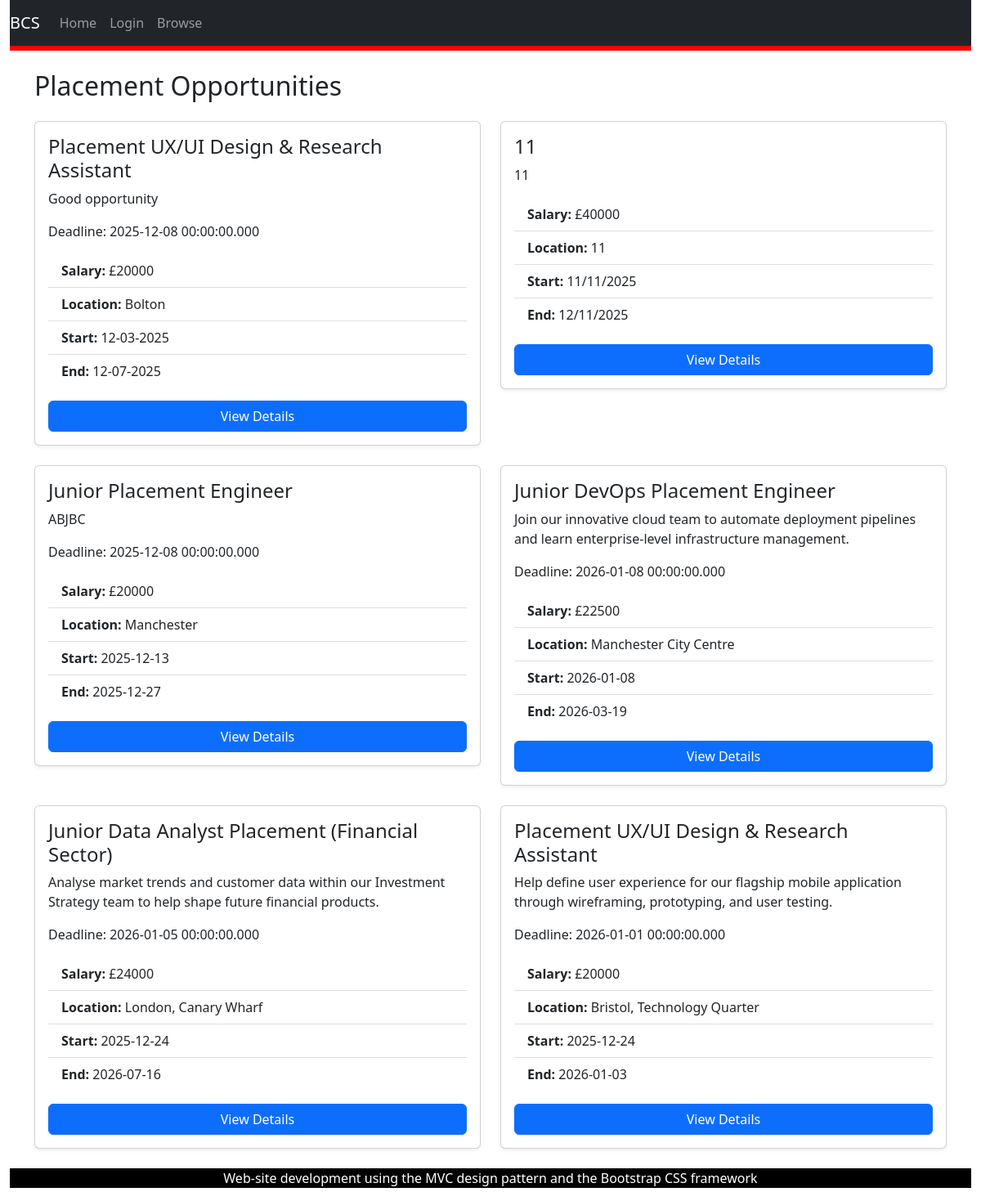
Page /browsing.php on the committed database.
### tables this page shows
CREATE TABLE "placement_opportunity"
(
    placement_ID  INTEGER
        primary key autoincrement,
    employer_ID   INTEGER
        references users,
    title         TEXT not null,
    description   TEXT not null,
    salary        INT,
    location      TEXT not null,
    start_date    DATE not null,
    end_date      DATE not null,
    status        TEXT,
    deadline      DATE,
    date_posted   DATE default NULL,
    about_company TEXT,
    what_we_offer TEXT
);

### browsing.php (called while the page is built, shortened)
<?php
require_once('Models/PlacementsDataSet.php');
$placementsDataSet = new PlacementsDataSet();
$view = new stdClass();
$view->pageTitle = 'Placements';
$placements = $placementsDataSet->fetchAllPosts();
$view->placements = $placements;
require_once("Views/browsing.phtml");

### Models/Database.php (called while the page is built, shortened)
<?php
class Database {
    protected static $_dbInstance = null;
    protected $_dbHandle;
    public static function getInstance() {
        if(self::$_dbInstance === null) {
            self::$_dbInstance = new self();
        }
        return self::$_dbInstance;
    }
    private function __construct() {
        try {
            $this->_dbHandle = new PDO("sqlite:identifier.sqlite");
        }
        catch (PDOException $e) {
            echo $e->getMessage();
        }
    }
    public function getdbConnection() {
        return $this->_dbHandle;
    }
}

### Models/PlacementsDataSet.php (called while the page is built, shortened)
<?php
require_once('Database.php');
require_once('PlacementsData.php');
class PlacementsDataSet {
    protected $_dbHandle, $_dbInstance;
    public function __construct() {
        $this->_dbInstance = Database::getInstance();
        $this->_dbHandle = $this->_dbInstance->getdbConnection();
    }
    public function fetchAllPosts() {
        $sqlQuery = 'SELECT * FROM placement_opportunity;';
        $statement = $this->_dbHandle->prepare($sqlQuery);
        $statement->execute();
        $dataSet = [];
        while ($row = $statement->fetch()) {
            $dataSet[] = new PlacementsData($row);
        }
        return $dataSet;
    }
}

### Models/PlacementsData.php (called while the page is built, shortened)
<?php
class PlacementsData {
    protected $placement_id, $employer_id, $title, $description,$salary, $location, $start_date, $end_date, $status, $deadline, $date_posted, $about_company, $what_we_offer;
    public function __construct($dbRow) {
        $this->placement_id = $dbRow['placement_ID'];
        $this->title = $dbRow['title'];
        $this->description = $dbRow['description'];
        $this->salary = $dbRow['salary'];
        $this->location = $dbRow['location'];
        $this->start_date = $dbRow['start_date'];
        $this->end_date = $dbRow['end_date'];
        $this->deadline = $dbRow['deadline'] ?? null;
    }
    public function getPlacementID() {
        return $this->placement_id;
    }
    public function getTitle() {
        return $this->title;
    }
    public function getDescription() {
        return $this->description;
    }
    public function getSalary() {
        return $this->salary;
    }
    public function getLocation() {
        return $this->location;
    }
    public function getStartDate() {
        return $this->start_date;
    }
    public function getEndDate() {
        return $this->end_date;
    }
    public function getDeadline() {
        return $this->deadline;
    }
}

### Views/browsing.phtml (the view)
<?php require('template/header.phtml'); ?>
    <div class="container mt-4">
        <h2 class="mb-4">Placement Opportunities</h2>
        <div class="row">
            <?php
            foreach ($view->placements as $placement) { ?>
                <div class="col-md-6 mb-4">
                    <div class="card shadow-sm">
                        <div class="card-body">
                            <h4 class="card-title"><?= $placement->getTitle();
                                ?></h4>
                            <p class="card-text"><?= $placement->getDescription();
                                ?></p>
                            <?php if ($placement->getDeadline()): ?>
                                <div class="w3-panel w3-red">
                                    <p>Deadline: <?php echo $placement->getDeadline(); ?></p>
                                </div>
                            <?php endif; ?>
                            <ul class="list-group list-group-flush mb-3">
                                <li class="list-group-item"><strong>Salary:</strong> £<?= $placement->getSalary();
                                    ?></li>
                                <li class="list-group-item"><strong>Location:</strong> <?= $placement->getLocation();
                                    ?></li>
                                <li class="list-group-item"><strong>Start:</strong> <?= $placement->getStartDate();
                                    ?></li>
                                <li class="list-group-item"><strong>End:</strong> <?= $placement->getEndDate();
                                    ?></li>
                            </ul>
                            <form action="view_details.php" method="POST">
                                <button type="submit" class="btn btn-primary w-100" name ="view" value="<?php echo $placement->getPlacementID()
                                ?>">
                                    View Details
                                </button>
                            </form>
                        </div>
                    </div>
                </div>
            <?php } ?>
        </div>
    </div>
<?php require('template/footer.phtml');
?>

### Views/template/header.phtml (shortened to what this page needs)
<?php
$is_logged_in = $_SESSION['logged_in'] ?? false;
?>
<!DOCTYPE html>
<html lang="en">
<head>
    <link href="https://cdn.jsdelivr.net/npm/bootstrap@5.2.0/dist/css/bootstrap.min.css" rel="stylesheet">
    <link href="/css/my-style.css" rel="stylesheet">
</head>
<body role=""document">
<div class="container-fluid">
    <nav class="navbar navbar-expand-lg navbar-dark bg-dark">
        <a class="navbar-brand" href="index.php"> BCS</a>
        <div class="collapse navbar-collapse" id="navbarNav">
            <ul class="navbar-nav me-auto">
                <li class="nav-item">
                    <a class="nav-link" href="index.php">Home</a>
                </li>
                <?php if ($is_logged_in): ?>
                    <li class="nav-item">
                        <a class="nav-link" href="logout.php">Logout (<?php echo $_SESSION['name']; ?>)</a>
                    </li>
                <?php else: ?>
                    <li class="nav-item">
                        <a class="nav-link" href="login.php">Login</a>
                    </li>
                    <li class="nav-item">
                        <a class="nav-link" href="browsing.php">Browse</a>
                    </li>
                <?php endif; ?>
            </ul>
        </div>
    </nav>
    <main id="content" class="col-12">

### Views/template/footer.phtml (shortened to what this page needs)
    </main>
    <footer class-"row">
        <div id="footer" class="col-xs-12">
            <p>Web-site development using the MVC design pattern and the Bootstrap CSS framework</p>
        </div>
    </footer>
</body>
</html>

### css/my-style.css (style rules this page uses)
#content { background-color: #fff; border-top: solid 6px #f00; }
#footer { margin_top: 20px; text-align: center; background-color: #000; color: #fff; }

### rows in the picture
placement_opportunity: title "Placement UX/UI Design & Research Assistant", description "Good opportunity", deadline "2025-12-08 00:00:00.000", salary "20000", location "Bolton", start_date "12-03-2025", end_date "12-07-2025", $placement->getPlacementID() 1 (drawn)
placement_opportunity: title "11", description "11", salary "40000", location "11", start_date "11/11/2025", end_date "12/11/2025", $placement->getPlacementID() 2 (drawn)
placement_opportunity: title "Junior Placement Engineer", description "ABJBC", deadline "2025-12-08 00:00:00.000", salary "20000", location "Manchester", start_date "2025-12-13", end_date "2025-12-27", $placement->getPlacementID() 4 (drawn)
placement_opportunity: title "Junior DevOps Placement Engineer", description "Join our innovative cloud team to automate deployment pipelines and learn enterprise-level infrastructure management.", deadline "2026-01-08 00:00:00.000", salary "22500", location "Manchester City Centre", start_date "2026-01-08", end_date "2026-03-19", $placement->getPlacementID() 5 (drawn)
placement_opportunity: title "Junior Data Analyst Placement (Financial Sector)", description "Analyse market trends and customer data within our Investment Strategy team to help shape future financial products.", deadline "2026-01-05 00:00:00.000", salary "24000", location "London, Canary Wharf", start_date "2025-12-24", end_date "2026-07-16", $placement->getPlacementID() 6 (drawn)
placement_opportunity: title "Placement UX/UI Design & Research Assistant", description "Help define user experience for our flagship mobile application through wireframing, prototyping, and user testing.", deadline "2026-01-01 00:00:00.000", salary "20000", location "Bristol, Technology Quarter", start_date "2025-12-24", end_date "2026-01-03", $placement->getPlacementID() 7 (drawn)
